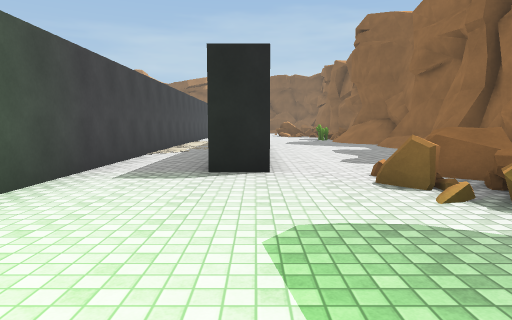
[1] (above)

12 first-person views from a walk through a 3-D level made in the Unity game engine. The camera is 1.4 m above the floor, tilts 6° down and sees 75° across. The floor is counted in squares, 2 m on a side. Each view is taken from the middle of a square. On the plan, view 1 faces up. The plan holds only what a view shows up to about 10 squares ahead; the rest is blank. The place goes on beyond the plan. The player character is not drawn. Some animated figures are not drawn. Surface patterns are stand-ins for the level's own textures.

[2]
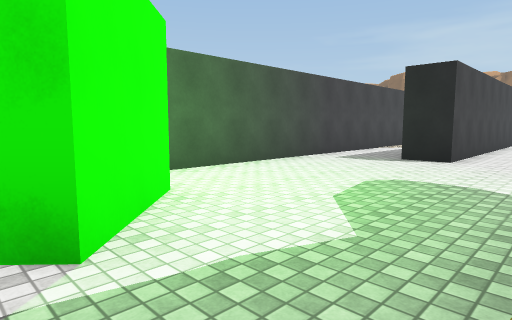

[3]
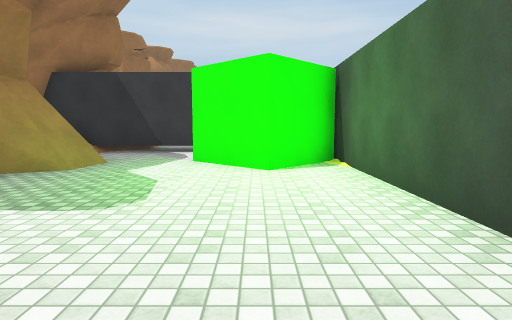

[4]
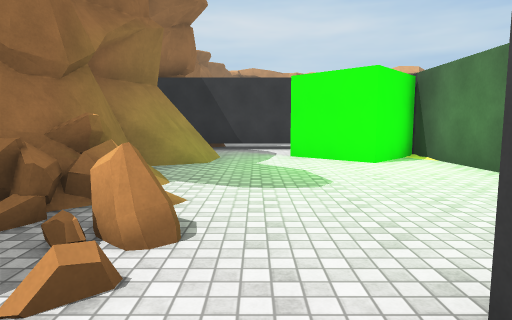

[5]
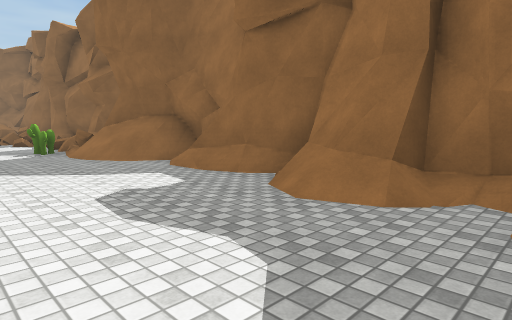

[6]
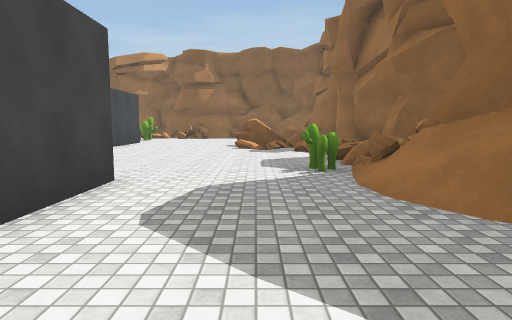

[7]
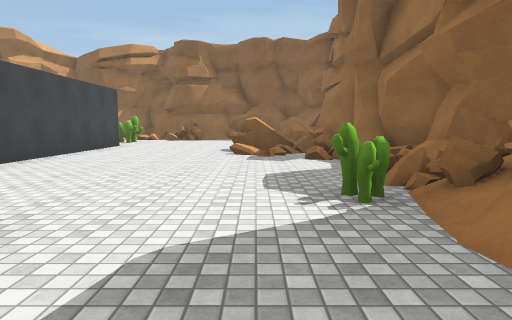

[8]
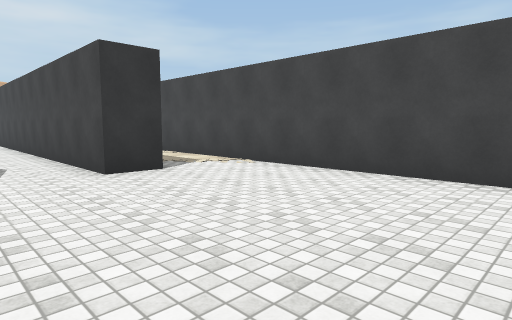

[9]
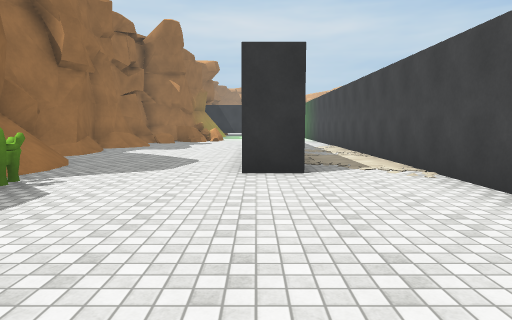

[10]
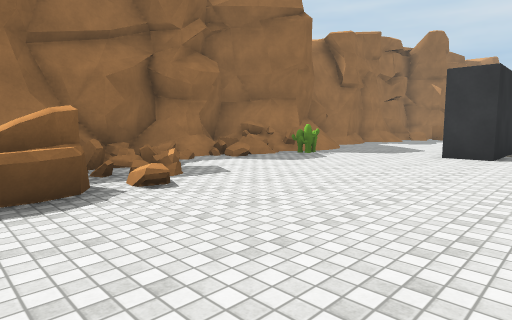

[11]
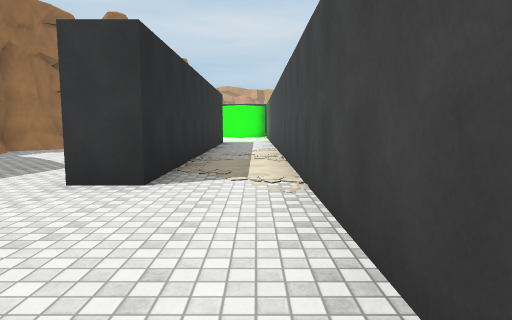

[12]
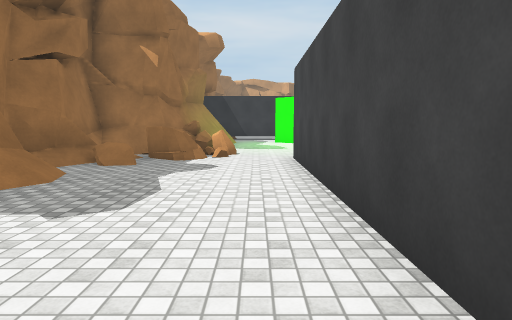

### Floor plan
Key: @ floor where view 1 was taken; # wall or solid block; . main floor; : floor 0.25 m higher than the main floor; / step, stairs or slope; = window, fence, low wall or low ledge; ^ raised ledge; C cactus.
Columns run from 3 left of view 1 to 6 right of it. Each row starts with its distance up from view 1.
 22 #....
 21 #....#==
 20 #....#=##
 19 #......:#
 18 #......:#
 17 #......=#
 16 #......=##
 15 #.....C=##
 14 #..#.../^
 13 #..#.../#
 12 #..#.../#
 11 #..#.../#
 10 # .#.../#
  9 # .#....#
  8 #..#.../#
  7 #..#.../#
  6 #..#../##
  5 #..#.=^##
  4 #....==#
  3 #....=##
  2 #.....#
  1 #.....#
  0 #..@.##
 -1 ###..##
 -2 ####..
 -3    ....
 -4    #####

Where each view was taken, in squares from view 1:
view 1: 0 up, 0 right, facing up
view 2: 2 down, 2 right, facing up-left
view 3: 5 up, 1 left, facing down
view 4: 6 up, 1 right, facing down
view 5: 6 up, 1 right, facing up-right
view 6: 10 up, 2 right, facing up
view 7: 12 up, 2 right, facing up
view 8: 19 up, 2 right, facing down-left
view 9: 19 up, 0 right, facing down
view 10: 22 up, 2 left, facing down-right
view 11: 18 up, 2 left, facing down
view 12: 12 up, 1 right, facing down
